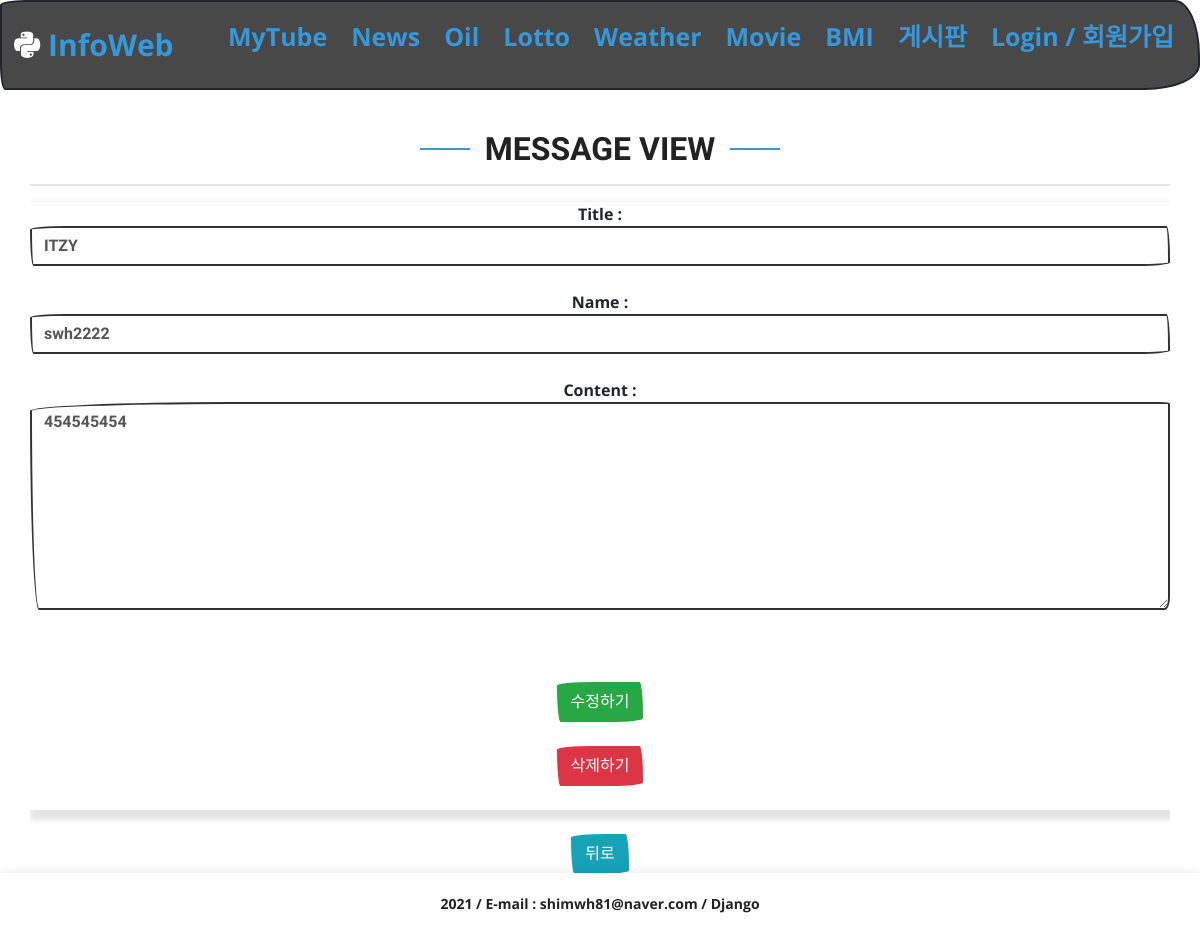
Page /board/4 on the committed database.
### board/models.py (models this page shows, shortened)
class Message(models.Model):
    title = models.CharField(max_length=50, help_text='최대 50자 내로 입력가능합니다.')
    name = models.CharField(max_length=10, help_text='최대 10자 내로 입력가능합니다.')
    contents = models.TextField(default='', help_text='내용을 입력해주세요~')
    regdate = models.DateTimeField(auto_now=True)

### board/views.py (the view)
# urls.py: path('<int:pk>', views.msg_detail, name='msg_detail'),
def msg_detail(request, pk):
    msg = get_object_or_404(Message, pk=pk)
    return render(request, 'infoweb/msgView.html', {'msg':msg})

### templates/infoweb/msgView.html (shortened to what this page needs)
{% extends "infoweb/base.html" %}
{% load static %}
{% block content %}
    <div class="my_title">
        <h1>Message View</h1>
    </div>
    <hr>
<div class="article">
    <form action="{% url 'msg_modify' %}" method="post">
        Title : <input class="form-control"  type="text" name="title" value="{{ msg.title }}"><br>
        Name : <input class="form-control"  type="text" name="name" value="{{ msg.name }}"><br>
        Content : <textarea class="form-control" id="exampleTextarea" rows="8" name="contents">{{ msg.contents }}</textarea><br>
        <br><br>
        <input type="submit" class="btn btn-success" value="수정하기">
    </form>
    <br>
    <form action="{% url 'msg_del' %}" method="post">
        <input type="submit" class="btn btn-danger" value="삭제하기">
    </form>
    <br>
</div>
    <br>
    <a href="{% url 'board' %}"><input type="button" class="btn btn-info" value="뒤로"></a>
    <br>
{% endblock %}

### static/css/style2.css (style rules this page uses)
:root { --text-color: #3498db; --text-hover: #5faee3; --background-color: #484848; --accent-color: pink; }
html,body { font-family: "Open Sans", sans-serif; margin: 0; padding: 0; height: 100% }
.article { box-shadow: 5px 5px 5px 5px rgba(0, 0, 0, 0.1); }
a { color: var(--text-color); text-decoration: none; }
h1, h2, h3, h4, h5, h6 { font-family: "Raleway", sans-serif; }
.my_title h1 { font-size: 32px; font-weight: bold; text-transform: uppercase; position: relative; color: #222222; }
.my_title h1::before, .my_title h1::after { content: ''; width: 50px; height: 2px; background: #3498db; display: inline-block; }
.my_title h1::before { margin: 0 15px 10px 0; }
.my_title h1::after { margin: 0 0 10px 15px; }

### rows in the picture
Message: title "ITZY", name "swh2222", contents "454545454"
